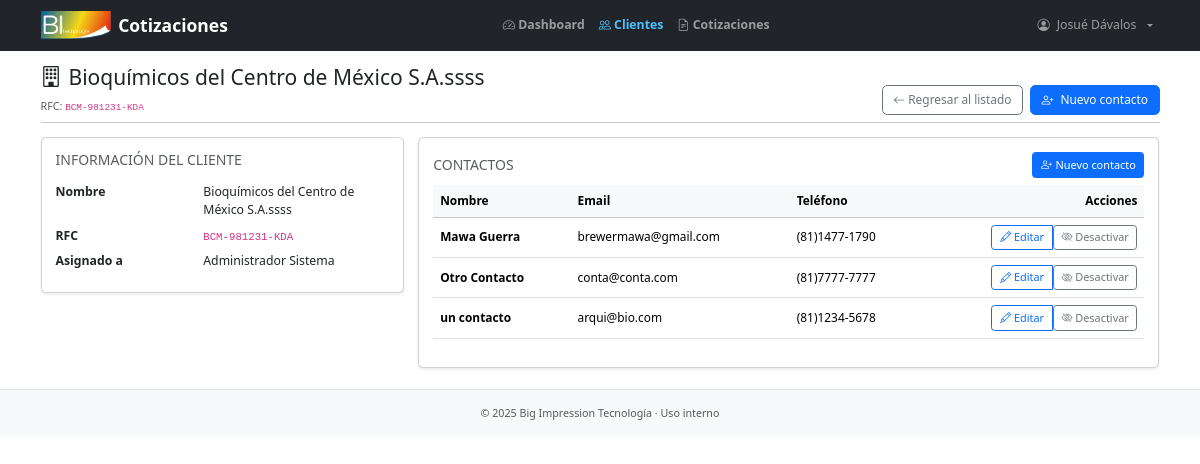
Page /customers/bioquimicos-del-centro-de-mexico-sa/ (signed in) on the committed database.
### users/models.py (models this page shows)
class CustomUser(AbstractUser):
    def __str__(self):
        return (self.get_full_name() or self.username).strip()

### customers/models.py (models this page shows, shortened)
class Customer(models.Model):
    class Meta:
        verbose_name = "Cliente"
        verbose_name_plural = "Clientes"
        ordering = ["name"]
        indexes = [
            models.Index(fields=["assigned_to"]),
        ]
    rfc_validator = RegexValidator(
        regex=r"^([A-Za-zÑñ\x26]{3,4}([0-9]{2})(0[1-9]|1[0-2])(0[1-9]|1[0-9]|2[0-9]|3[0-1]))([A-Za-z\d]{3})?$",
        message="El RFC no tiene un formato válido"
    )
    name = models.CharField(max_length=100, unique=True, verbose_name="Cliente")
    slug = models.SlugField(max_length=100, unique=True)
    rfc = models.CharField(max_length=13, validators=[rfc_validator], unique=True, null=True, blank=True)
    assigned_to = models.ForeignKey(settings.AUTH_USER_MODEL, on_delete=models.SET_NULL, null=True, blank=True, verbose_name="Vendedor", related_name="assigned_customers")
    created = models.DateTimeField(auto_now_add=True)
    updated = models.DateTimeField(auto_now=True)
    created_by = models.ForeignKey(settings.AUTH_USER_MODEL, on_delete=models.PROTECT, null=True, related_name="created_customers", verbose_name="Creado por")
    updated_by = models.ForeignKey(settings.AUTH_USER_MODEL, on_delete=models.PROTECT, null=True, related_name="updated_customers", verbose_name="Modificado por")
    def formatted_rfc(self):
        if self.rfc[3].isdigit():
            return f"{self.rfc[:3]}-{self.rfc[3:9]}-{self.rfc[9:]}"
        return f"{self.rfc[:4]}-{self.rfc[4:10]}-{self.rfc[10:]}"

class Contact(models.Model):
    class Meta:
        verbose_name = "Contacto"
        verbose_name_plural = "Contactos"
        ordering = ["first_name", "last_name"]
        indexes = [
            models.Index(fields=["first_name", "last_name"]),
            models.Index(fields=["customer"]),
        ]
    phone_validator = RegexValidator(
        regex=r"^\d{10}$",
        message="El número de teléfono debe tener exactamente 10 dígitos numéricos."
    )
    extension_validator = RegexValidator(
        regex=r"^(?!0+$)(?:\d{1,5})?$",
        message="La extensión debe ser de 1 a 5 dígitos. No puede ser 0's"
    )
    first_name = models.CharField(max_length=30, verbose_name="Nombre")
    last_name = models.CharField(max_length=30, verbose_name="Apellido")
    title = models.CharField(max_length=30, blank=True, null=True, verbose_name="Puesto")
    phone = models.CharField(max_length=10, validators=[phone_validator], blank=True, null=True, verbose_name="Teléfono oficina")
    phone_extension = models.CharField(max_length=5, validators=[extension_validator], blank=True, null=True, verbose_name="Extensión")
    cel_phone = models.CharField(max_length=10, validators=[phone_validator], blank=True, null=True, verbose_name="Teléfono celular")
    email = models.EmailField(unique=True)
    customer = models.ForeignKey(Customer, on_delete=models.CASCADE, related_name="contacts")
    is_active = models.BooleanField(default=True, verbose_name="Activo")
    created = models.DateTimeField(auto_now_add=True)
    updated = models.DateTimeField(auto_now=True)
    created_by = models.ForeignKey(settings.AUTH_USER_MODEL, on_delete=models.PROTECT, null=True, related_name="created_contacts")
    updated_by = models.ForeignKey(settings.AUTH_USER_MODEL, on_delete=models.PROTECT, null=True, related_name="updated_contacts")
    def full_name(self):
        return f"{self.first_name} {self.last_name}"
    def formatted_phone(self):
        if self.phone:
            return f"({self.phone[0:2]}){self.phone[2:6]}-{self.phone[6:]}"
        return "-"

### customers/views.py (the view)
# urls.py: path("<slug:slug>/", views.CustomerDetailView.as_view(), name="customer_detail"),
class CustomerDetailView(LoginRequiredMixin, DetailView):
    model = Customer
    def get_context_data(self, **kwargs):
        context = super().get_context_data(**kwargs)
        context["contacts"] = self.object.contacts.all()
        return context
    def get_queryset(self):
        return Customer.objects.select_related("assigned_to").prefetch_related("contacts")

### customers/templates/customers/customer_detail.html (shortened to what this page needs)
{% extends "base.html" %}
{% block nav_active_clientes %}active{% endblock %}
{% block content_header %}
    <div class="d-flex align-items-end justify-content-between mt-3 mb-2">
        <div>
            <h1 class="h4 mb-2 d-flex align-items-center gap-2">
                <i class="bi bi-building"></i> {{ customer.name }}
            </h1>
            <small class="text-muted">RFC: <code>{{ customer.formatted_rfc|default:customer.rfc }}</code></small>
        </div>
        <div class="d-flex gap-2">
            <a href="{% url 'customers:customer_list' %}" class="btn btn-outline-secondary">
                <i class="bi bi-arrow-left"></i> Regresar al listado
            </a>
            <a href="{% url 'customers:new_contact' customer.slug %}" class="btn btn-primary d-flex align-items-center gap-2">
                <i class="bi bi-person-plus"></i><span>Nuevo contacto</span>
            </a>
        </div>
    </div>
    <hr class="mt-2 mb-3">
{% endblock content_header %}
{% block content %}
    <div class="row g-3">
        <div class="col-12 col-lg-4">
        <div class="card shadow-sm">
            <div class="card-body">
                <h6 class="text-uppercase text-muted mb-3">Información del cliente</h6>
                <dl class="row mb-0">
                    <dt class="col-5">Nombre</dt>
                    <dd class="col-7">{{ customer.name }}</dd>
                    <dt class="col-5">RFC</dt>
                    <dd class="col-7"><code>{{ customer.formatted_rfc|default:customer.rfc }}</code></dd>
                    <dt class="col-5">Asignado a</dt>
                    <dd class="col-7">
                        {% if customer.assigned_to %}
                            {{ customer.assigned_to.get_full_name|default:customer.assigned_to.username }}
                        {% else %}
                            <span class="text-muted">Sin asignar</span>
                        {% endif %}
                    </dd>
                </dl>
            </div>
        </div>
        </div>
        <div class="col-12 col-lg-8">
            <div class="card shadow-sm">
                <div class="card-body">
                    <div class="d-flex justify-content-between align-items-center mb-2">
                        <h6 class="text-uppercase text-muted mb-0">Contactos</h6>
                        <a href="{% url 'customers:new_contact' customer.slug %}" class="btn btn-sm btn-primary d-flex align-items-center gap-1">
                            <i class="bi bi-person-plus"></i> <span>Nuevo contacto</span>
                        </a>
                    </div>
                    {% if contacts %}
                        <div class="table-responsive">
                            <table class="table table-hover align-middle">
                                <thead class="table-light">
                                    <tr>
                                        <th>Nombre</th>
                                        <th>Email</th>
                                        <th>Teléfono</th>
                                        <th class="text-end">Acciones</th>
                                    </tr>
                                </thead>
                                <tbody>
                                    {% for c in contacts %}
                                        <tr id="contact-row-{{ c.id }}">
                                            <td class="fw-semibold">{{ c.full_name }}</td>
                                            <td>
                                                {% if c.email %}
                                                    {{ c.email }}
                                                {% else %}
                                                    <span class="text-muted">—</span>
                                                {% endif %}
                                            </td>
                                            <td>{{ c.formatted_phone|default:"—" }}</td>
                                            <td class="text-end">
                                            <div class="btn-group" role="group">
                                                <a href="{% url 'customers:update_contact' customer.slug c.id %}" class="btn btn-sm btn-outline-primary">
                                                    <i class="bi bi-pencil"></i> Editar
                                                </a>
                                                <form method="post" action="{% url 'customers:contact_toggle' customer.slug c.id %}"
                                                      hx-post="{% url 'customers:contact_toggle' customer.slug c.id %}"
                                                      hx-target="#contact-row-{{ c.id }}"
                                                      hx-swap="outerHTML"
                                                      hx-indicator="#spinner-{{ c.id }}"
                                                      class="d-inline"
                                                      hx-on:htmx:beforeRequest="this.querySelector('button').disabled=true"
                                                      hx-on:htmx:afterRequest="this.querySelector('button').disabled=false"
                                                >
                                                    {% if c.is_active %}
                                                        <button type="submit" class="btn btn-sm btn-outline-secondary">
                                                            <i class="bi bi-eye-slash"></i> Desactivar
                                                        </button>
                                                    {% else %}
                                                        <button type="submit" class="btn btn-sm btn-outline-success">
                                                            <i class="bi bi-eye"></i> Activar
                                                        </button>
                                                    {% endif %}
                                                </form>
                                            </div>
                                            </td>
                                        </tr>
                                    {% endfor %}
                                </tbody>
                            </table>
                        </div>
                    {% endif %}
                </div>
            </div>
        </div>
    </div>
{% endblock content %}

### templates/base.html (shortened to what this page needs)
{% load static %}
{% load humanize %}
<!DOCTYPE html>
<html lang="es-MX">
    <head>
        <link href="https://cdn.jsdelivr.net/npm/bootstrap@5.3.3/dist/css/bootstrap.min.css"
          rel="stylesheet"
>
        <link rel="stylesheet" href="https://cdn.jsdelivr.net/npm/bootstrap-icons@1.11.3/font/bootstrap-icons.css">
        <link rel="stylesheet" href="{% static 'css/base.css' %}">
    </head>
    <body>
    <div class="toast-container position-fixed top-0 end-0 p-3" style="z-index: 1080;">
    </div>
        {% block header %}
        <header>
            <nav class="navbar navbar-expand-lg navbar-dark bg-dark">
                <div class="container">
                    <a class="navbar-brand d-flex align-items-center gap-2" href="{% url 'quotes:dashboard' %}">
                        <img src="{% static 'images/logo-bit.png' %}"
                            alt="BI-Tecnología"
                            style="height: 28px; width: auto;">
                        <span class="fw-bold">Cotizaciones</span>
                    </a>
                    <div class="collapse navbar-collapse" id="bitNavbar">
                        <ul class="navbar-nav ms-auto mb-2 mb-lg-0 fw-bold">
                            {% if user.is_authenticated %}
                                <li class="nav-item">
                                    {% if request.resolver_match.url_name == 'dashboard' %}
                                        <span class="nav-link active"><i class="bi bi-speedometer2"></i> Dashboard</span>
                                    {% else %}
                                        <a class="nav-link {% block nav_active_dashboard %}{% endblock %}" href="{% url 'quotes:dashboard' %}">
                                            <i class="bi bi-speedometer2"></i> Dashboard
                                        </a>
                                    {% endif %}
                                </li>
                                <li class="nav-item">
                                    {% if request.resolver_match.url_name == 'clientes_list' %}
                                        <span class="nav-link active"><i class="bi bi-people"></i> Clientes</span>
                                    {% else %}
                                        <a class="nav-link {% block nav_active_clientes %}{% endblock %}" href="{% url 'customers:customer_list' %}">
                                            <i class="bi bi-people"></i> Clientes
                                        </a>
                                    {% endif %}
                                </li>
                                <li class="nav-item">
                                    {% if request.resolver_match.url_name == 'quotes_list' %}
                                        <span class="nav-link active"><i class="bi bi-file-earmark-text"></i> Cotizaciones</span>
                                    {% else %}
                                        <a class="nav-link {% block nav_active_cotizaciones %}{% endblock %}" href="{% url 'quotes:quote_list' %}">
                                            <i class="bi bi-file-earmark-text"></i> Cotizaciones
                                        </a>
                                    {% endif %}
                                </li>
                            {% endif %}
                        </ul>
                        <ul class="navbar-nav ms-auto">
                            {% if user.is_authenticated %}
                                <li class="nav-item dropdown">
                                <a class="nav-link dropdown-toggle d-flex align-items-center gap-2" href="#" role="button" data-bs-toggle="dropdown" aria-expanded="false">
                                    <i class="bi bi-person-circle"></i>
                                    <span>{{ user.get_full_name|default:user.username }}</span>
                                </a>
                                </li>
                            {% else %}
                                <li class="nav-item"><a class="btn btn-outline-light btn-sm" href="{% url 'users:login' %}">Iniciar sesión</a></li>
                            {% endif %}
                        </ul>
                    </div>
                </div>
            </nav>
        </header>
        {% endblock header %}
        <main class="container">
            {% block content_header %}{% endblock content_header %}
            {% block content %}{% endblock content %}
        </main>
        {% block footer %}
            <footer class="bg-light text-center py-3 mt-4 border-top">
                <small class="text-muted">© 2025 Big Impression Tecnología · Uso interno</small>
            </footer>
        {% endblock footer %}
    </body>
</html>

### static/css/base.css (style rules this page uses)
html, body { font-size: 0.875rem; }
h1, .h1 { font-size: 1.75rem; }
.table { font-size: 0.85rem; }
.btn { font-size: 0.85rem; }
.nav-link.active { color: #4cc2ff !important; text-decoration: none !important; }
.btn-sm { padding: 0.25rem 0.55rem; font-size: .78rem; }

### rows in the picture
CustomUser: get_full_name "Josué Dávalos"
Customer: name "Bioquímicos del Centro de México S.A.ssss", formatted_rfc "BCM-981231-KDA", assigned_to.get_full_name "Administrador Sistema"
Contact: full_name "Mawa Guerra", email "brewermawa@gmail.com", formatted_phone "(81)1477-1790", is_active True (drawn)
Contact: full_name "Otro Contacto", email "conta@conta.com", formatted_phone "(81)7777-7777", is_active True (drawn)
Contact: full_name "un contacto", email "arqui@bio.com", formatted_phone "(81)1234-5678", is_active True (drawn)
